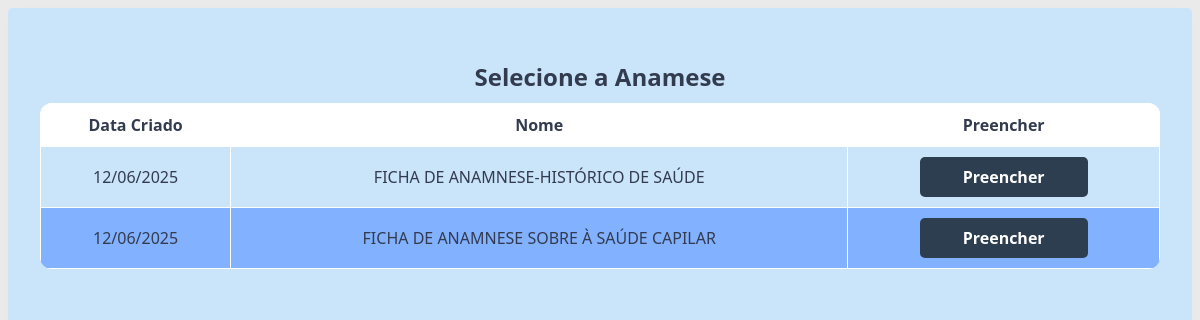
The app's page /painel/anamnese.php (signed in) with its own data.
### tables this page shows
CREATE TABLE `modelos_anamnese` (
  `id` int(11) NOT NULL,
  `token_emp` varchar(50) NOT NULL,
  `titulo` varchar(100) DEFAULT NULL,
  `criado_em` datetime DEFAULT current_timestamp()
);

### painel/verifica_login.php (called while the page is built, shortened)
<?php
$css_path = "css/style_colorido.css";

### painel/anamnese.php (the view, shortened to what this page needs)
<?php
require('../config/database.php');
require('verifica_login.php');
$paciente_id = $_GET['paciente_id'] ?? 0;
?>
<!DOCTYPE html>
<html lang="pt-br">
<head>
    <link rel="stylesheet" href="<?php echo $css_path ?>">
</head>
<body>
    <div class="container">
        <h2>Selecione a Anamese</h2>
        <table>
            <thead>
                <tr>
                    <th>Data Criado</th>
                    <th>Nome</th>
                    <th>Preencher</th>
                </tr>
            </thead>
            <tbody>
                <?php
                $query = $conexao->prepare("SELECT * FROM modelos_anamnese WHERE token_emp = '{$_SESSION['token_emp']}' AND id >= :id ORDER BY id DESC");
                $query->execute(['id' => 1]);
                while ($select = $query->fetch(PDO::FETCH_ASSOC)) {
                    $criado_em = date('d/m/Y', strtotime($select['criado_em']));
                    $titulo = $select['titulo'];
                    $id = $select['id'];
                ?>
                <tr>
                    <td data-label="Data Criado"><?php echo $criado_em; ?></td>
                    <td data-label="Nome"><?php echo $titulo; ?></td>
                    <td data-label="Preencher"><a href="javascript:void(0)" onclick='window.open("anamnese_preencher.php?paciente_id=<?php echo $paciente_id ?>&modelo_id=<?php echo $id ?>","iframe-home")' class="btn-black">Preencher</td>
                </tr>
                <?php } ?>
            </tbody>
        </table>
    </div>
</body>
</html>

### painel/css/style_colorido.css (style rules this page uses)
:root { --cor-fundo: #cae4fa; --cor-subfundo: #e6f2ff; --cor-fundo2: #ffffff; --cor-texto: #333b4f; --cor-texto-inverso: #ffffff; --cor-borda-legend: #6a8caf; --cor-botao: #82b1ff; --cor-botao-hover: #3a5f8a; --cor-fundo-focus: #81bbfa; --cor-domingo-feriado-etc: #4eacf8; --cor-titulo: #333b4f; --cor-borda: #aacbe4; --cor-borda-clara: #d6e6f2; --cor-hover: #a0c4ff; --cor-secundaria: #5fa8d3; --cor-h1: #264653; --cor-btn-hover: #3a5f8a; }
body { background-color: #eaeaea; height: 100vh; font-family: 'Segoe UI', Roboto, Helvetica, Arial, sans-serif; }
.container { padding: 2rem; background-color: var(--cor-fundo); min-height: 100vh; border-radius: 5px; box-shadow: 0 0 12px rgba(215, 212, 212, 0.05); }
a { color: var(--cor-h1); text-decoration: none; }
h2 { text-align: center; margin-bottom: 10px; color: var(--cor-texto); font-size: clamp(1.2rem, 2vw, 1.6rem); }
table { width: 100%; border-collapse: collapse; border-radius: 12px; overflow: hidden; }
thead { background-color: var(--cor-fundo2); }
th, td { border: 1px solid var(--cor-fundo2); padding: 10px; text-align: center; }
th { background-color: var(--cor-fundo2); color: var(--cor-texto); }
tr:nth-child(even) { background-color: var(--cor-botao); color: var(--cor-texto); }
tr:nth-child(odd) { background-color: var(--cor-fundo); color: var(--cor-texto); }
.btn-black, .btn-red, .btn-small { display: inline-block; padding: 9px; border-radius: 5px; text-decoration: none; font-weight: bold; transition: 0.3s ease; color: var(--cor-texto); }
.btn-black { background-color: #2c3e50; color: var(--cor-texto-inverso); width: 150px; }

### records on screen
modelos_anamnese: criado_em "12/06/2025", titulo "FICHA DE ANAMNESE-HISTÓRICO DE SAÚDE"
modelos_anamnese: criado_em "12/06/2025", titulo "FICHA DE ANAMNESE SOBRE À SAÚDE CAPILAR"
